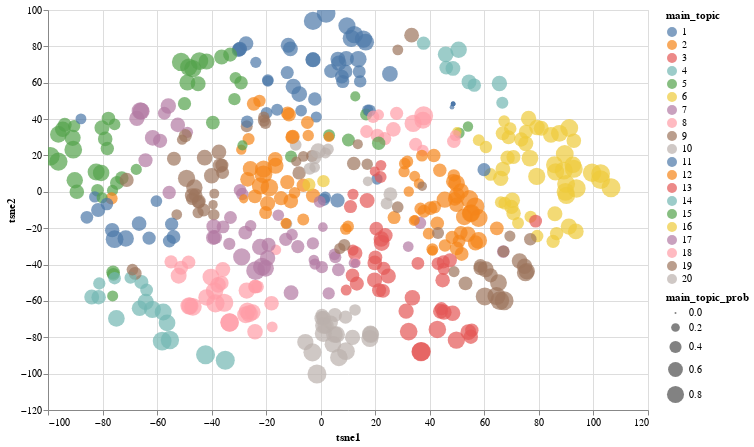

Source (notebook cell):
### Code cell
relatos = relatos.assign(tsne1 = relatos_embedded[:,0], tsne2 = relatos_embedded[:,1])
width = 600
height = 400
alt.Chart(relatos.sample(500)).mark_circle(
    opacity = .7,
    size = 30
).encode(
    x = 'tsne1',
    y = 'tsne2', 
    color = 'main_topic:N',
    size = 'main_topic_prob',
    tooltip = ['relato', 'main_topic', 'main_topic_prob']
).interactive().properties(
    width=width,
    height=height
)

### Figure 1 — Vega-Lite specification as saved in the notebook (floating-point values rounded to 4 significant figures; data arrays with more than 128 entries replaced by an {"elided": "..."} marker saying what was removed)
{"config": {"view": {"continuousWidth": 300, "continuousHeight": 300}}, "data": {"name": "data-d43fe1db40810c217d30874e7145ce54"}, "mark": {"type": "circle", "opacity": 0.7, "size": 30}, "encoding": {"color": {"field": "main_topic", "type": "nominal"}, "size": {"field": "main_topic_prob", "type": "quantitative"}, "tooltip": [{"field": "relato", "type": "nominal"}, {"field": "main_topic", "type": "quantitative"}, {"field": "main_topic_prob", "type": "quantitative"}], "x": {"field": "tsne1", "type": "quantitative"}, "y": {"field": "tsne2", "type": "quantitative"}}, "height": 400, "params": [{"name": "param_7", "select": {"type": "interval", "encodings": ["x", "y"]}, "bind": "scales"}], "width": 600, "$schema": "https://vega.github.io/schema/vega-lite/v5.17.0.json", "datasets": {"data-d43fe1db40810c217d30874e7145ce54": {"elided": "500 records"}}}
